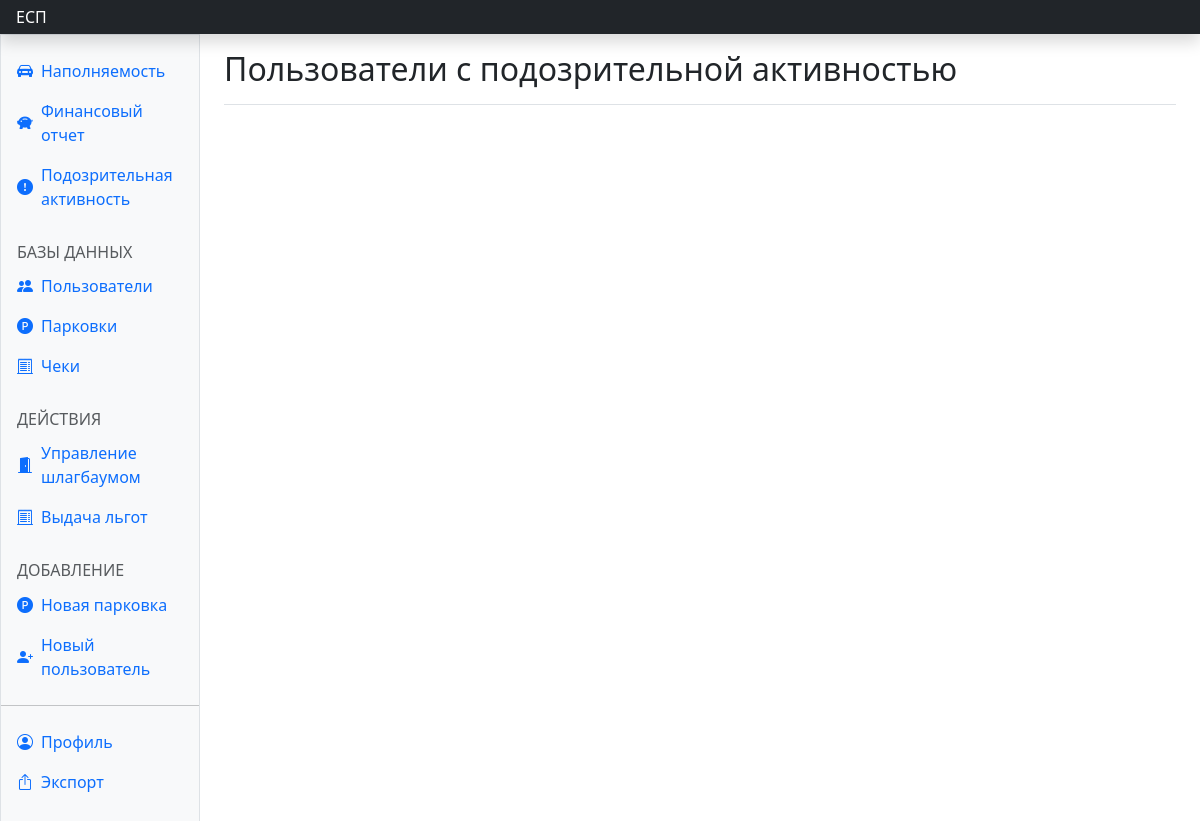
/dash_corr/, run on an earlier commit of the app's database.
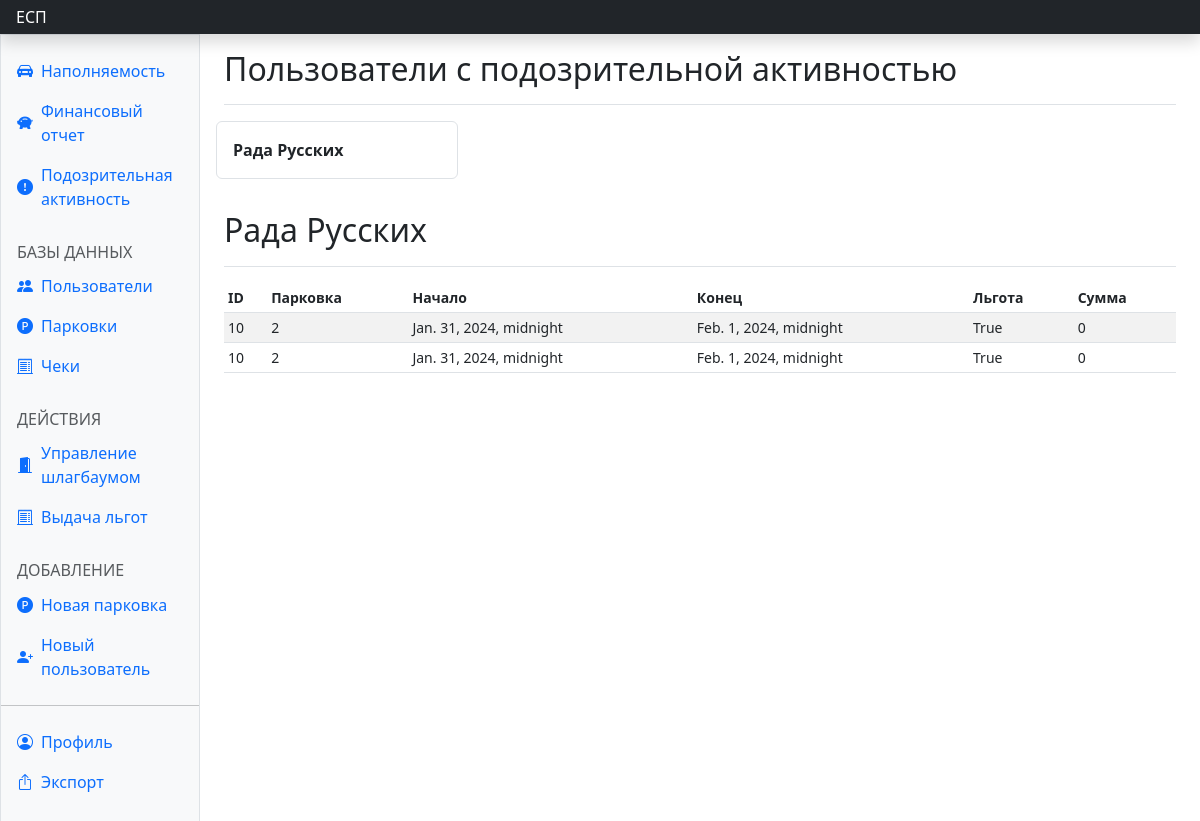
And on a later commit of the database.
### parkingapp/models.py (models this page shows, shortened)
class User(AbstractUser):
    card_num = models.PositiveBigIntegerField(default=1111)
    username = models.CharField(max_length=20, unique=True)
    password1 = models.CharField(max_length=200, default=" ")
    password2 = models.CharField(max_length=200, default=" ")
    phone_number = models.CharField(max_length=16, default=" ")
    park_id = models.IntegerField(default=0)
    car_num = models.CharField(max_length=12, default='')
    user_control = models.BooleanField(default=False)
    parking_control = models.BooleanField(default=False)
    barrier_control = models.BooleanField(default=False)
    coupon_control = models.BooleanField(default=False)
    admin_view = models.BooleanField(default=False)
    parking_lot_view = models.BooleanField(default=False)

class Reciept(models.Model):
    parking_id = models.IntegerField(default=0)
    user_id = models.IntegerField(default=0)
    start_time = models.DateTimeField(default=datetime(2, 1, 1, 0, 0, 0, tzinfo=None))
    final_start_time = models.DateTimeField(default=datetime(2, 1, 1, 0, 0, 0, tzinfo=None))
    finish_time = models.DateTimeField(default=datetime(2, 1, 1, 0, 0, 0, tzinfo=None))
    final_price = models.BigIntegerField(default=-1)
    benefit = models.BooleanField(default=False)
    price_per_hour = models.IntegerField(default=-1)

### parkingapp/views.py (the view)
# urls.py: path('dash_corr/', views.dash_corr, name='dash_corr'),
def dash_corr(request):
    users = User.objects.all()
    corr_users = []
    corr_reciepts = []
    for user in users:
        user_reciepts = Reciept.objects.filter(user_id=user.pk)
        counter = 0
        for rec in user_reciepts:
            delta_hz = (rec.finish_time-rec.start_time)
            delta = delta_hz.days * 24 + delta_hz.seconds / 3600
            if rec.benefit and delta > 6:
                counter += 1
                corr_reciepts.append(rec)
                if counter >= 2:
                    corr_users.append(user)
                    corr_reciepts.append(rec)
                else:
                    del corr_reciepts[-1]
    context = {
        'corr_users': corr_users,
        'corr_reciepts': corr_reciepts
    }
    return render(request, 'dash_corr.html', context)

### parkingapp/templates/dash_corr.html
{% extends 'dash_base.html' %}
{% block content %}
<main class="col-md-9 ms-sm-auto col-lg-10 px-md-4">
  <div class="d-flex justify-content-between flex-wrap flex-md-nowrap align-items-center pt-3 pb-2 mb-3 border-bottom">
    <h1 class="h2">Пользователи с подозрительной активностью</h1>
  </div>
  <dl class="row g-3 p-3wsejk text-start row-cols-md-2 row-cols-lg-3 row-cols-xl-4 row-cols-xxl-6">
    {% for user in corr_users %}
    <div class="rounded-2 border p-3 col">
      <dt class="m-0">{{ user.username }}</dt>
    </div>
    {% endfor %}
  </dl>
{% for user in corr_users %}
  <div class="d-flex justify-content-between flex-wrap flex-md-nowrap align-items-center pt-3 pb-2 mb-3 border-bottom">
    <h1 class="h2">{{ user.username }}</h1>
  </div>
  <div class="table-responsive small">
    <table class="table table-striped table-sm">
      <thead>
        <tr>
          <th scope="col">ID</th>
          <th scope="col">Парковка</th>
          <th scope="col">Начало</th>
          <th scope="col">Конец</th>
          <th scope="col">Льгота</th>
          <th scope="col">Сумма</th>
        </tr>
      </thead>
      <tbody class="align-middle">
        {% for rec in corr_reciepts %}
        <tr>
          <td>{{ rec.pk }}</td>
          <td>{{ rec.parking_id }}</td>
          <td>{{ rec.start_time }}</td>
          <td>{{ rec.finish_time }}</td>
          <td>{{ rec.benefit }}</td>
          <td>{{ rec.final_price }}</td>
        </tr>
        {% endfor %}
      </tbody>
    </table>
  </div>
{% endfor %}
</main>
{% endblock %}

What changed in the data, as far as the page shows it:
added User: username "Рада Русских"
added Reciept: pk "10", parking_id "2", start_time "Jan. 31, 2024, midnight", finish_time "Feb. 1, 2024, midnight", benefit "True", final_price "0"
